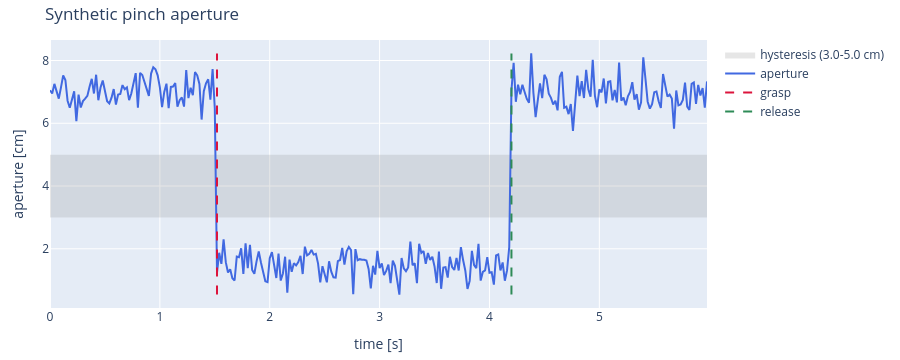

This figure's notebook cell:
### Markdown cell above
## Grasp segmentation
Hysteresis on pinch aperture: closes below 3 cm, opens above 5 cm, so noise near one threshold does not flicker. Synthetic aperture below, with noise.

### Code cell
from hurobo.demo import GraspSegmenter
from hurobo.utils.synthetic import synthetic_aperture_trace
from hurobo.utils.viewer import aperture_figure

t, aperture = synthetic_aperture_trace()
is_grasping = GraspSegmenter(close_threshold_m=0.03, open_threshold_m=0.05).segment(aperture)
grasp_idx, release_idx = GraspSegmenter.find_transition_frames(is_grasping)
aperture_figure(t, aperture, 0.03, 0.05, grasp_idx, release_idx, "Synthetic pinch aperture").show()

### Figure 1 — Plotly figure (JSON) as saved in the notebook; plotly's stock layout.template omitted (floating-point values rounded to 4 significant figures; data arrays with more than 128 entries replaced by an {"elided": "..."} marker saying what was removed)
{"data": [{"fill": "toself", "fillcolor": "rgba(128,128,128,0.2)", "hoverinfo": "skip", "line": {"width": 0}, "mode": "lines", "name": "hysteresis (3.0-5.0 cm)", "type": "scatter", "x": [0.0, 5.98, 5.98, 0.0, 0.0], "y": [3.0, 3.0, 5.0, 5.0, 3.0]}, {"customdata": {"elided": "300 int values"}, "hovertemplate": "t=%{x:.2f} s<br>%{y:.2f} cm<br>sample %{customdata}<extra></extra>", "line": {"color": "royalblue"}, "mode": "lines", "name": "aperture", "type": "scatter", "x": {"elided": "300 float values"}, "y": {"elided": "300 float values"}}, {"hovertemplate": "grasp: sample 76, t=1.52 s<extra></extra>", "line": {"color": "crimson", "dash": "dash"}, "mode": "lines", "name": "grasp", "type": "scatter", "x": [1.52, 1.52], "y": [0.5407, 8.226]}, {"hovertemplate": "release: sample 210, t=4.20 s<extra></extra>", "line": {"color": "seagreen", "dash": "dash"}, "mode": "lines", "name": "release", "type": "scatter", "x": [4.2, 4.2], "y": [0.5407, 8.226]}], "layout": {"height": 360, "hovermode": "x unified", "margin": {"b": 40, "l": 50, "r": 10, "t": 40}, "title": {"text": "Synthetic pinch aperture"}, "xaxis": {"title": {"text": "time [s]"}}, "yaxis": {"title": {"text": "aperture [cm]"}}}}
